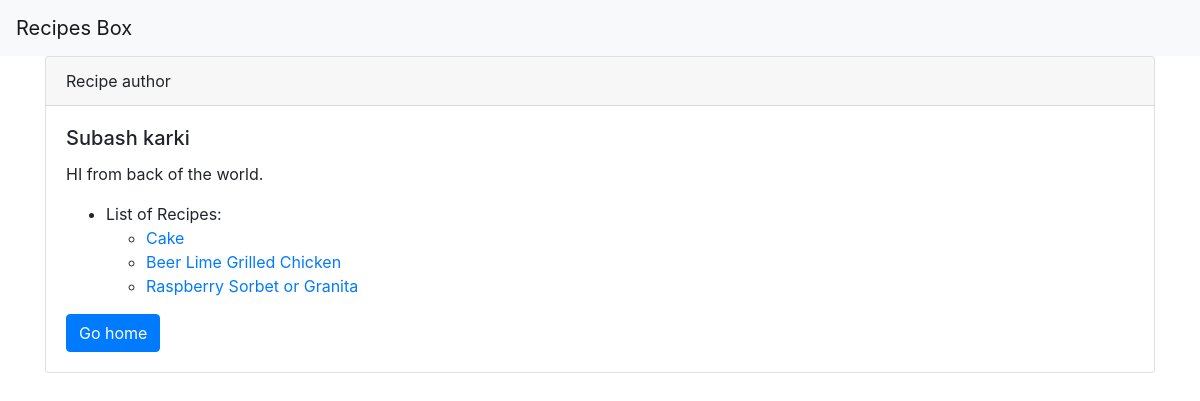
Page /author/1 on the committed database.
### recipe/models.py (models this page shows, shortened)
class Author(models.Model):
    name = models.CharField(max_length=30)
    bio = models.TextField()

class Recipe(models.Model):
    author = models.ForeignKey(Author, on_delete=models.CASCADE)
    title = models.CharField(max_length=50)
    description = models.TextField()
    time_required = models.CharField(max_length=30)
    instructions = models.TextField(default="Instruction coming soon.")

### recipe/views.py (the view)
# urls.py: path('author/<int:author_id>', views.author_detail, name="authorDetail")
def author_detail(request, author_id):
    author = get_object_or_404(Author, pk=author_id)
    recipes = Recipe.objects.all()
    return render(request, 'recipe/authorDetail.html', {
        'author': author,
        'recipes': recipes,
    })

### recipe/templates/recipe/authorDetail.html
{% extends 'base.html' %} {% block content %}
<div class="card">
  <div class="card-header">
    Recipe author
  </div>
  <div class="card-body">
    <h5 class="card-title">{{author.name}}</h5>
    <p class="card-text">
      {{author.bio}}
    </p>
    <ul>
      <li>
        List of Recipes:
      </li>
      <ul>
      {% for recipe in recipes %}
      {% if author.id == recipe.author.id %}
          <li> <a href="{% url 'recipes:recipe_detail' recipe.id %}">{{recipe.title}}</a></li>
      {% endif %}
      {% endfor %}
      </ul>
    </ul>
    <a href="/" class="btn btn-primary">Go home</a>
  </div>
</div>
{% endblock content %}

### rows in the picture
Author: name "Subash karki", bio "HI from back of the world."
Recipe: title "Cake"
Recipe: title "Beer Lime Grilled Chicken"
Recipe: title "Raspberry Sorbet or Granita"
